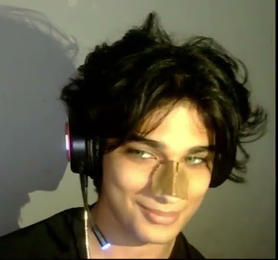
#> input picture homework/tema29/pasul1/7005d7a0a6f254d93f8323b96024af5d.png, 278 x 260 px; its folder holds 4 pictures in this run
$ python face_recognition_system.py
#> lines starting #> are read from the running program, lines starting #| are printed output that depends on the picture
import cv2
import numpy as np
import os
import time

print("=== SISTEM DE RECUNOAȘTERE FACIALĂ (OpenCV) ===\n")

# Încarcă clasificatorul Haar pentru detectarea fețelor
face_cascade = cv2.CascadeClassifier(cv2.data.haarcascades + 'haarcascade_frontalface_default.xml')

def extract_face_features(image_path):
    """Extrage caracteristicile faciale dintr-o imagine"""
    img = cv2.imread(image_path)
    if img is None:
        return None, None, None

    gray = cv2.cvtColor(img, cv2.COLOR_BGR2GRAY)
    faces = face_cascade.detectMultiScale(gray, 1.1, 4)

    if len(faces) == 0:
        return None, None, img

    # Extrage prima față
    (x, y, w, h) = faces[0]
    face = gray[y:y+h, x:x+w]
    face_resized = cv2.resize(face, (100, 100))

    # Normalizează imaginea pentru a reduce efectele luminii
    face_normalized = cv2.equalizeHist(face_resized)

    return face_normalized, (x, y, w, h), img

def compare_faces(face1, face2):
    """Compară două fețe și returnează scorul de similitudine"""
    # Metodă 1: Correlation (histograme)
    corr = cv2.compareHist(
        cv2.calcHist([face1], [0], None, [256], [0, 256]),
        cv2.calcHist([face2], [0], None, [256], [0, 256]),
        cv2.HISTCMP_CORREL
    )

    # Metodă 2: Template matching
    result = cv2.matchTemplate(face1, face2, cv2.TM_CCOEFF_NORMED)
    template_score = result[0][0]

    # Metodă 3: Structural Similarity (mai robust la schimbări de lumină)
    # Convertim în float pentru calcule mai precise
    f1 = face1.astype(float) / 255.0
    f2 = face2.astype(float) / 255.0

    # Mean Squared Error (inversat pentru similitudine)
    mse = np.mean((f1 - f2) ** 2)
    mse_score = max(0, 100 - (mse * 100))

    # Scor combinat (0-100) cu ponderi ajustate
    similarity = (corr * 50 + template_score * 30 + mse_score * 0.2)

    return max(0, min(100, similarity))

# PASUL 1: Găsește toate imaginile
print("🔍 Căutare imagini în folder...")
time.sleep(0.5)

all_images = []
extensions = ['.jpg', '.jpeg', '.png', '.JPG', '.JPEG', '.PNG']

for file in os.listdir('.'):
    if any(file.endswith(ext) for ext in extensions):
        all_images.append(file)
#> pass 2 of the loop `for file in os.listdir('.'):`:
#> pass 3 of the loop `for file in os.listdir('.'):`:
#> the loop made 5 passes; the first 3 are shown

all_images.sort()

if len(all_images) < 2:
    print("❌ EROARE: Ai nevoie de cel puțin 2 imagini")
    exit()

print(f"✓ S-au găsit {len(all_images)} imagini\n")
time.sleep(0.3)

# PASUL 2: Alege imaginea de referință (prima)
reference_image_name = all_images[0]
test_images = all_images[1:]

print("="*70)
print("📋 CONFIGURARE:")
print("="*70)
print(f"\n📸 Imagine de REFERINȚĂ (master):")
print(f"   → {reference_image_name}")
print(f"\n🧪 Imagini de TEST ({len(test_images)}):")
for img in test_images:
    print(f"   → {img}")
print()
time.sleep(1)

# PASUL 3: Procesează imaginea de referință
print("="*70)
print("🎯 PROCESARE IMAGINE DE REFERINȚĂ")
print("="*70)
time.sleep(0.5)

print(f"\n⏳ Încărcare: {reference_image_name}...", end=" ")
time.sleep(0.3)

ref_face, ref_coords, ref_img = extract_face_features(reference_image_name)
#> in extract_face_features, img is the input picture: shape (260, 278, 3); mean B, G, R 67.2, 89.6, 96
#> in extract_face_features, `gray = cv2.cvtColor(img, cv2.COLOR_BGR2GRAY)`:
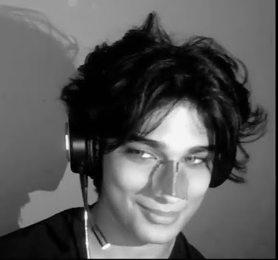
#> gray: shape (260, 278); min 0, max 252, mean 89
#> in extract_face_features, `faces = face_cascade.detectMultiScale(gray, 1.1, 4)`: faces = [[107, 109, 126, 126]]
#> in extract_face_features, `(x, y, w, h) = faces[0]`: x = 107; y = 109; w = 126
#> in extract_face_features, `face_normalized = cv2.equalizeHist(face_resized)`:
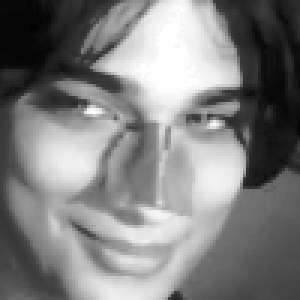
#> face_normalized: shape (100, 100) (shown 3 times larger); min 0, max 255, mean 128.2
#> ref_coords = (107, 109, 126, 126)

if ref_face is None:
    print("❌ EROARE!")
    print("   Nu s-a detectat nicio față în imaginea de referință!")
    exit()

print("✓")
print(f"🔍 Față detectată și extrasă cu succes!")
print(f"   Dimensiuni: {ref_face.shape}")
#|    Dimensiuni: (100, 100)
time.sleep(0.5)

# Afișează imaginea de referință
if ref_img is not None and ref_coords is not None:
    x, y, w, h = ref_coords
#> x = 107; y = 109; w = 126; h = 126
    ref_display = ref_img.copy()
    cv2.rectangle(ref_display, (x, y), (x+w, y+h), (0, 255, 0), 3)
    cv2.putText(ref_display, "REFERINTA", (x+6, y-10),
                cv2.FONT_HERSHEY_DUPLEX, 0.8, (0, 255, 0), 2)
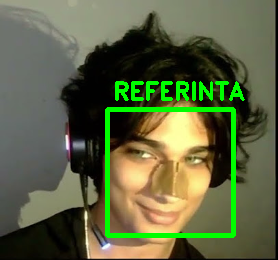
#> ref_display: shape (260, 278, 3); mean B, G, R 65.5, 100.3, 92.5

    print("\n👁️  Afișare imagine de referință (3 secunde)...")
    cv2.imshow('REFERINTA - Aceasta este fata master', ref_display)
    cv2.waitKey(3000)
    cv2.destroyAllWindows()

time.sleep(0.5)

# PASUL 4: Testează fiecare imagine
print("\n" + "="*70)
print("🧪 COMPARARE CU IMAGINILE DE TEST")
print("="*70)
time.sleep(0.5)

results = []
system_unlocked = False
similarity_threshold = 40  # SCĂZUT de la 50% la 40% pentru a accepta pozele tale!

for idx, test_image_name in enumerate(test_images):
    print(f"\n📸 Test [{idx+1}/{len(test_images)}]: {test_image_name}")
    print("-" * 70)
    time.sleep(0.3)

    print("   ⏳ Încărcare imagine...", end=" ")
    time.sleep(0.2)

    test_face, test_coords, test_img = extract_face_features(test_image_name)
#> call 2 of extract_face_features, with image_path = '7f355d6f347b05e9e595078672f5e452.png'
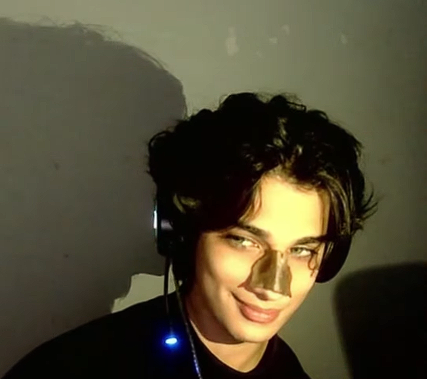
#> input picture homework/tema29/pasul1/7f355d6f347b05e9e595078672f5e452.png, 427 x 379 px
#> in extract_face_features, img is the input picture: shape (379, 427, 3); mean B, G, R 52.8, 74.3, 79.8
#> in extract_face_features (call 2), `gray = cv2.cvtColor(img, cv2.COLOR_BGR2GRAY)`:
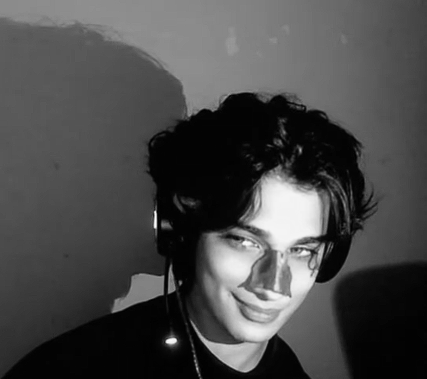
#> gray: shape (379, 427); min 0, max 255, mean 73.4
#> in extract_face_features (call 2), `faces = face_cascade.detectMultiScale(gray, 1.1, 4)`: faces = [[202, 189, 148, 148]]
#> in extract_face_features (call 2), `(x, y, w, h) = faces[0]`: x = 202; y = 189; w = 148
#> in extract_face_features (call 2), `face_resized = cv2.resize(face, (100, 100))`:
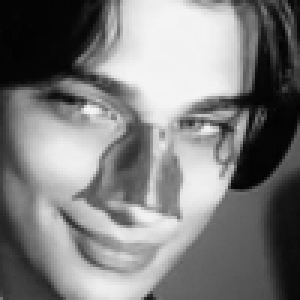
#> face_resized: shape (100, 100) (shown 3 times larger); min 2, max 245, mean 125.6
#> test_coords = (202, 189, 148, 148)

    if test_face is None:
        print("❌ Eroare / Nicio față detectată")
        results.append((test_image_name, 0, False))
        time.sleep(1)
        continue

    print("✓")
    time.sleep(0.2)

    print("   🔍 Extragere caracteristici...", end=" ")
    time.sleep(0.3)
    print("✓")

    print("   🧮 Calculare similitudine cu referința...", end=" ")
    time.sleep(0.5)

    # Compară cu referința
    similarity = compare_faces(ref_face, test_face)
#> in compare_faces, `corr = cv2.compareHist( cv2.calcHist([face1], [0], None, [256], [0, 25..`: corr = -0.124
#> in compare_faces, `result = cv2.matchTemplate(face1, face2, cv2.TM_CCOEFF_NORMED)`: result = [0.874]
#> in compare_faces, `template_score = result[0][0]`: template_score = 0.874
#> in compare_faces, `mse = np.mean((f1 - f2) ** 2)`: mse = 0.021
#> in compare_faces, `mse_score = max(0, 100 - (mse * 100))`: mse_score = 97.9
#> in compare_faces, `similarity = (corr * 50 + template_score * 30 + mse_score * 0.2)`: similarity = 39.59
#> similarity = 39.59

    print("✓")
    time.sleep(0.3)

    print(f"\n   📊 Rezultate analiză:")
    print(f"      • Scor similitudine: {similarity:.2f}%")
#|       • Scor similitudine: 39.59%
    print(f"      • Prag acceptare: {similarity_threshold}%")
    time.sleep(0.5)

    print(f"\n   ⚖️  Decizie: ", end="")
    time.sleep(0.5)

    is_match = similarity >= similarity_threshold
#> is_match = False

    if is_match:
        print("✅ POTRIVIRE GĂSITĂ!")
        print(f"      → Fața este SIMILARĂ cu referința")
        print(f"      → Probabil ACEEAȘI PERSOANĂ")
        results.append((test_image_name, similarity, True))

        if not system_unlocked:
            time.sleep(0.3)
            print(f"\n   🔓 {'='*60}")
            print(f"      SISTEM DEBLOCAT!")
            print(f"      Potrivire confirmată!")
            print(f"   {'='*60}")
            system_unlocked = True
    else:
        print("❌ NEPOTRIVIRE!")
        print(f"      → Fața este DIFERITĂ de referință")
        print(f"      → Probabil PERSOANĂ DIFERITĂ")
        results.append((test_image_name, similarity, False))

    # Afișează imaginea cu rezultat
    if test_img is not None and test_coords is not None:
        x, y, w, h = test_coords
#> x = 202; y = 189; w = 148; h = 148
        color = (0, 255, 0) if is_match else (0, 0, 255)
#> color = (0, 0, 255)
        label = f"SIMILAR {similarity:.0f}%" if is_match else f"DIFERIT {similarity:.0f}%"
#> label = 'DIFERIT 40%'

        cv2.rectangle(test_img, (x, y), (x+w, y+h), color, 3)

        # Background pentru text
        cv2.rectangle(test_img, (x, y-40), (x+w, y), color, cv2.FILLED)
        cv2.putText(test_img, label, (x+6, y-10),
                   cv2.FONT_HERSHEY_DUPLEX, 0.7, (255, 255, 255), 2)
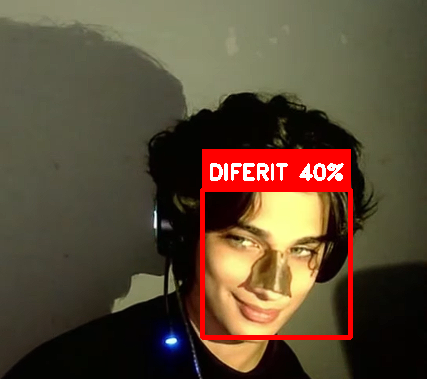
#> test_img: shape (379, 427, 3); mean B, G, R 53.7, 74.1, 90.6

        print(f"\n   👁️  Afișare rezultat vizual (3 secunde)...")
        cv2.imshow(f'Comparare: {test_image_name}', test_img)
        cv2.waitKey(3000)
        cv2.destroyAllWindows()

    print()
    time.sleep(0.5)
#> pass 2 of the loop `for idx, test_image_name in enumerate(test_images):`:
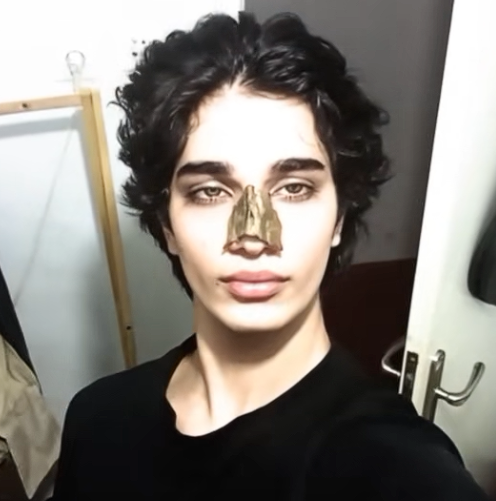
#> input picture homework/tema29/pasul1/fae249759d796e7e07e03eeca0c0d9b0.png, 496 x 501 px
#> in extract_face_features, img is the input picture: shape (501, 496, 3); mean B, G, R 119.6, 125.9, 130.9
#> gray: shape (501, 496)
#> faces = [[136, 97, 232, 232]]
#> in extract_face_features (call 3), `(x, y, w, h) = faces[0]`: x = 136; y = 97; w = 232
#> face: shape (232, 232)
#> in extract_face_features (call 3), `face_normalized = cv2.equalizeHist(face_resized)`:
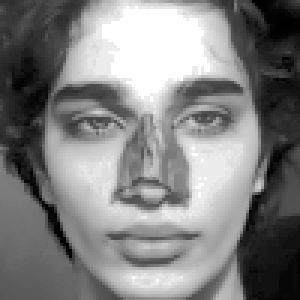
#> face_normalized: shape (100, 100) (shown 3 times larger); min 0, max 255, mean 129.1
#> test_coords = (136, 97, 232, 232)
#> `similarity = compare_faces(ref_face, test_face)`: similarity = 36
#|       • Scor similitudine: 36.00%
#> `x, y, w, h = test_coords`: x = 136; y = 97; w = 232
#> label = 'DIFERIT 36%'
#> `cv2.putText(test_img, label, (x+6, y-10), cv2.FONT_HERSHEY_DUPLEX, 0.7..`:
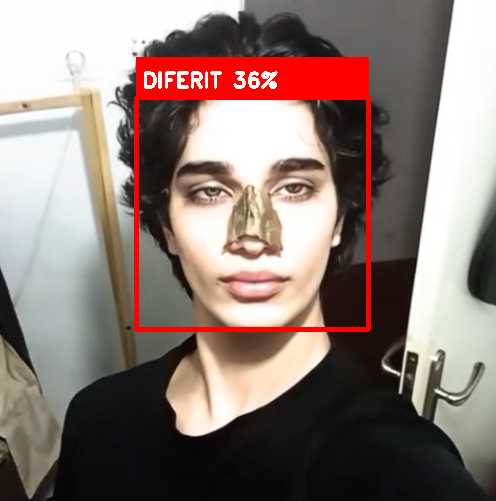
#> test_img: shape (501, 496, 3); mean B, G, R 117.6, 123.7, 140.9
#> pass 3 of the loop `for idx, test_image_name in enumerate(test_images):`:
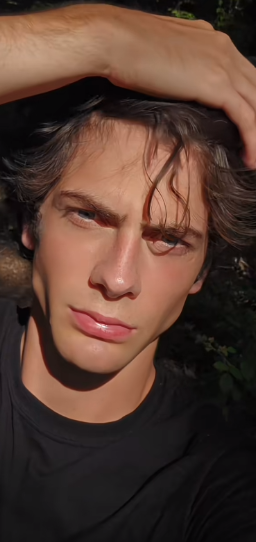
#> input picture homework/tema29/pasul1/jdsfndfo8u4028ednj2hjdh2308shfgj2.png, 256 x 542 px
#> in extract_face_features, img is the input picture: shape (542, 256, 3); mean B, G, R 49.5, 60.1, 85.6
#> gray: shape (542, 256)
#> faces = [[25, 148, 201, 201]]
#> in extract_face_features (call 4), `(x, y, w, h) = faces[0]`: x = 25; y = 148; w = 201
#> face: shape (201, 201)
#> in extract_face_features (call 4), `face_normalized = cv2.equalizeHist(face_resized)`:
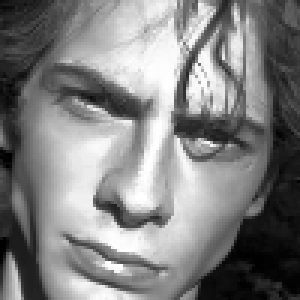
#> face_normalized: shape (100, 100) (shown 3 times larger); min 0, max 255, mean 128.4
#> test_coords = (25, 148, 201, 201)
#> `similarity = compare_faces(ref_face, test_face)`: similarity = 42.13
#|       • Scor similitudine: 42.13%
#> is_match = True
#> `x, y, w, h = test_coords`: x = 25; y = 148; w = 201
#> color = (0, 255, 0)
#> label = 'SIMILAR 42%'
#> `cv2.putText(test_img, label, (x+6, y-10), cv2.FONT_HERSHEY_DUPLEX, 0.7..`:
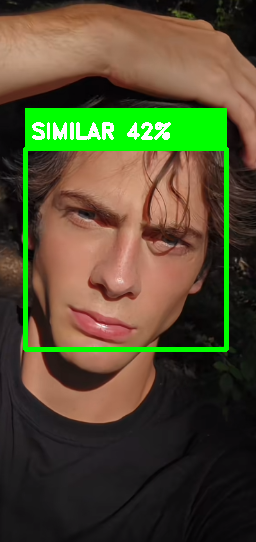
#> test_img: shape (542, 256, 3); mean B, G, R 48.3, 77.3, 81.7

# PASUL 5: Rezumat final
print("\n" + "="*70)
print("📊 REZUMAT FINAL - ANALIZĂ SIMILITUDINE")
print("="*70)
time.sleep(0.5)

print(f"\n📸 Imagine de referință: {reference_image_name}")
print(f"🧪 Total imagini comparate: {len(test_images)}\n")

print("📋 Rezultate detaliate (sortate după similitudine):")
print()

# Sortează după similitudine (descrescător)
results_sorted = sorted(results, key=lambda x: x[1], reverse=True)
#> results_sorted = [('jdsfndfo8u4028ednj2hjdh2308shfgj2.png', 42.13, True), ('7f355d6f347b05e9e595078672f5e452.png', 39.59, False), ('fae249759d796e7e07e03eeca0c0d9b0.png', 36, False)]

for img_name, sim, matched in results_sorted:
    if matched:
        status = "✅ POTRIVIRE "
        verdict = "→ ACEEAȘI PERSOANĂ"
    else:
        status = "❌ DIFERIT   "
        verdict = "→ PERSOANĂ DIFERITĂ"

    print(f"   {status} {img_name:40} {sim:5.1f}%  {verdict}")
#> this loop made 3 passes
#|    ✅ POTRIVIRE  jdsfndfo8u4028ednj2hjdh2308shfgj2.png     42.1%  → ACEEAȘI PERSOANĂ
#|    ❌ DIFERIT    7f355d6f347b05e9e595078672f5e452.png      39.6%  → PERSOANĂ DIFERITĂ
#|    ❌ DIFERIT    fae249759d796e7e07e03eeca0c0d9b0.png      36.0%  → PERSOANĂ DIFERITĂ

print()
time.sleep(0.5)

# Statistici
matches = sum(1 for _, _, m in results if m)
#> matches = 1
non_matches = len(results) - matches
#> non_matches = 2

print(f"📈 Statistici:")
print(f"   • Potriviri găsite: {matches}")
#|    • Potriviri găsite: 1
print(f"   • Nepotriviri: {non_matches}")
#|    • Nepotriviri: 2
print()

if system_unlocked:
    print("🔓 STATUS FINAL: SISTEM DEBLOCAT")
    print("   ✓ Au fost găsite potriviri cu imaginea de referință!")
else:
    print("🔒 STATUS FINAL: SISTEM BLOCAT")
    print("   ✗ Nicio potrivire cu imaginea de referință.")

print(f"\n💡 Interpretare rezultate:")
print(f"   • 40-100% = ACEEAȘI persoană (cu variații de lumină/unghi)")
print(f"   • 0-40%   = PERSOANĂ DIFERITĂ")
print(f"\n💡 Ajustare prag (dacă e necesar):")
print(f"   • Prag curent: {similarity_threshold}%")
print(f"   • Pentru mai multe potriviri: scade pragul la 35%")
print(f"   • Pentru mai puține potriviri: crește pragul la 45-50%")
print("\n" + "="*70)
print("Sistem închis.")
print("="*70)
